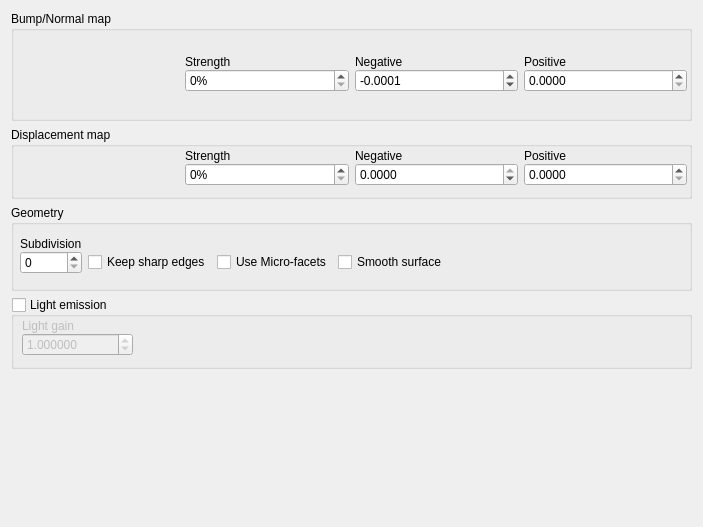
<?xml version="1.0" encoding="UTF-8"?>
<ui version="4.0">
 <class>meModifiers</class>
 <widget class="QWidget" name="meModifiers">
  <property name="geometry">
   <rect>
    <x>0</x>
    <y>0</y>
    <width>703</width>
    <height>527</height>
   </rect>
  </property>
  <property name="windowTitle">
   <string>Form</string>
  </property>
  <property name="styleSheet">
   <string notr="true"/>
  </property>
  <layout class="QVBoxLayout" name="verticalLayout">
   <item>
    <widget class="QGroupBox" name="gbBumpMap">
     <property name="sizePolicy">
      <sizepolicy hsizetype="Preferred" vsizetype="Fixed">
       <horstretch>0</horstretch>
       <verstretch>0</verstretch>
      </sizepolicy>
     </property>
     <property name="minimumSize">
      <size>
       <width>0</width>
       <height>110</height>
      </size>
     </property>
     <property name="title">
      <string>Bump/Normal map</string>
     </property>
     <property name="class" stdset="0">
      <string>MatProperty</string>
     </property>
     <layout class="QHBoxLayout" name="horizontalLayout_24">
      <property name="sizeConstraint">
       <enum>QLayout::SetDefaultConstraint</enum>
      </property>
      <property name="leftMargin">
       <number>2</number>
      </property>
      <property name="topMargin">
       <number>2</number>
      </property>
      <property name="rightMargin">
       <number>2</number>
      </property>
      <property name="bottomMargin">
       <number>4</number>
      </property>
      <item>
       <widget class="ReTextureAvatar" name="bumpMap">
        <property name="sizePolicy">
         <sizepolicy hsizetype="Preferred" vsizetype="Preferred">
          <horstretch>0</horstretch>
          <verstretch>0</verstretch>
         </sizepolicy>
        </property>
        <property name="caption">
         <string>Bump map</string>
        </property>
        <property name="ID">
         <string>Bm</string>
        </property>
        <property name="breadcrumb">
         <string>Bump map</string>
        </property>
       </widget>
      </item>
      <item>
       <widget class="QFrame" name="frBmStrength">
        <property name="sizePolicy">
         <sizepolicy hsizetype="Preferred" vsizetype="Fixed">
          <horstretch>0</horstretch>
          <verstretch>0</verstretch>
         </sizepolicy>
        </property>
        <layout class="QVBoxLayout" name="verticalLayout_23">
         <property name="spacing">
          <number>0</number>
         </property>
         <property name="margin">
          <number>0</number>
         </property>
         <item>
          <widget class="QLabel" name="label_53">
           <property name="text">
            <string>Strength</string>
           </property>
          </widget>
         </item>
         <item>
          <widget class="QSpinBox" name="bmStrength">
           <property name="keyboardTracking">
            <bool>false</bool>
           </property>
           <property name="suffix">
            <string>%</string>
           </property>
           <property name="maximum">
            <number>1000</number>
           </property>
          </widget>
         </item>
        </layout>
       </widget>
      </item>
      <item>
       <widget class="QFrame" name="frBmNegative">
        <property name="sizePolicy">
         <sizepolicy hsizetype="Preferred" vsizetype="Fixed">
          <horstretch>0</horstretch>
          <verstretch>0</verstretch>
         </sizepolicy>
        </property>
        <layout class="QVBoxLayout" name="verticalLayout_47">
         <property name="spacing">
          <number>0</number>
         </property>
         <property name="margin">
          <number>0</number>
         </property>
         <item>
          <widget class="QLabel" name="label_54">
           <property name="text">
            <string>Negative</string>
           </property>
          </widget>
         </item>
         <item>
          <widget class="QDoubleSpinBox" name="bmNegative">
           <property name="keyboardTracking">
            <bool>false</bool>
           </property>
           <property name="decimals">
            <number>4</number>
           </property>
           <property name="minimum">
            <double>-4.000000000000000</double>
           </property>
           <property name="maximum">
            <double>0.000000000000000</double>
           </property>
           <property name="singleStep">
            <double>0.001000000000000</double>
           </property>
           <property name="value">
            <double>-0.000100000000000</double>
           </property>
          </widget>
         </item>
        </layout>
       </widget>
      </item>
      <item>
       <widget class="QFrame" name="frBmPositive">
        <property name="sizePolicy">
         <sizepolicy hsizetype="Preferred" vsizetype="Fixed">
          <horstretch>0</horstretch>
          <verstretch>0</verstretch>
         </sizepolicy>
        </property>
        <layout class="QVBoxLayout" name="verticalLayout_48">
         <property name="spacing">
          <number>0</number>
         </property>
         <property name="margin">
          <number>0</number>
         </property>
         <item>
          <widget class="QLabel" name="label_55">
           <property name="text">
            <string>Positive</string>
           </property>
          </widget>
         </item>
         <item>
          <widget class="QDoubleSpinBox" name="bmPositive">
           <property name="keyboardTracking">
            <bool>false</bool>
           </property>
           <property name="decimals">
            <number>4</number>
           </property>
           <property name="minimum">
            <double>0.000000000000000</double>
           </property>
           <property name="maximum">
            <double>4.000000000000000</double>
           </property>
           <property name="singleStep">
            <double>0.001000000000000</double>
           </property>
          </widget>
         </item>
        </layout>
       </widget>
      </item>
     </layout>
    </widget>
   </item>
   <item>
    <widget class="QGroupBox" name="gbDisplacement">
     <property name="sizePolicy">
      <sizepolicy hsizetype="Preferred" vsizetype="Fixed">
       <horstretch>0</horstretch>
       <verstretch>0</verstretch>
      </sizepolicy>
     </property>
     <property name="title">
      <string>Displacement map</string>
     </property>
     <property name="class" stdset="0">
      <string>MatProperty</string>
     </property>
     <layout class="QHBoxLayout" name="horizontalLayout_25">
      <property name="sizeConstraint">
       <enum>QLayout::SetDefaultConstraint</enum>
      </property>
      <property name="leftMargin">
       <number>2</number>
      </property>
      <property name="topMargin">
       <number>2</number>
      </property>
      <property name="rightMargin">
       <number>2</number>
      </property>
      <property name="bottomMargin">
       <number>10</number>
      </property>
      <item>
       <widget class="ReTextureAvatar" name="displacementMap">
        <property name="sizePolicy">
         <sizepolicy hsizetype="Preferred" vsizetype="Fixed">
          <horstretch>0</horstretch>
          <verstretch>0</verstretch>
         </sizepolicy>
        </property>
        <property name="caption">
         <string>Displacement map</string>
        </property>
        <property name="ID">
         <string>Dm</string>
        </property>
        <property name="breadcrumb">
         <string>Displ.map</string>
        </property>
       </widget>
      </item>
      <item>
       <widget class="QFrame" name="frStrength">
        <property name="sizePolicy">
         <sizepolicy hsizetype="Preferred" vsizetype="Fixed">
          <horstretch>0</horstretch>
          <verstretch>0</verstretch>
         </sizepolicy>
        </property>
        <layout class="QVBoxLayout" name="verticalLayout_49">
         <property name="spacing">
          <number>0</number>
         </property>
         <property name="margin">
          <number>0</number>
         </property>
         <item>
          <widget class="QLabel" name="label_57">
           <property name="text">
            <string>Strength</string>
           </property>
          </widget>
         </item>
         <item>
          <widget class="QSpinBox" name="dmStrength">
           <property name="keyboardTracking">
            <bool>false</bool>
           </property>
           <property name="suffix">
            <string>%</string>
           </property>
           <property name="maximum">
            <number>400</number>
           </property>
          </widget>
         </item>
        </layout>
       </widget>
      </item>
      <item>
       <widget class="QFrame" name="frDmNegative">
        <property name="sizePolicy">
         <sizepolicy hsizetype="Preferred" vsizetype="Fixed">
          <horstretch>0</horstretch>
          <verstretch>0</verstretch>
         </sizepolicy>
        </property>
        <layout class="QVBoxLayout" name="verticalLayout_50">
         <property name="spacing">
          <number>0</number>
         </property>
         <property name="margin">
          <number>0</number>
         </property>
         <item>
          <widget class="QLabel" name="label_58">
           <property name="text">
            <string>Negative</string>
           </property>
          </widget>
         </item>
         <item>
          <widget class="QDoubleSpinBox" name="dmNegative">
           <property name="keyboardTracking">
            <bool>false</bool>
           </property>
           <property name="decimals">
            <number>4</number>
           </property>
           <property name="minimum">
            <double>-10.000000000000000</double>
           </property>
           <property name="maximum">
            <double>0.000000000000000</double>
           </property>
          </widget>
         </item>
        </layout>
       </widget>
      </item>
      <item>
       <widget class="QFrame" name="frDmPositive">
        <property name="sizePolicy">
         <sizepolicy hsizetype="Preferred" vsizetype="Fixed">
          <horstretch>0</horstretch>
          <verstretch>0</verstretch>
         </sizepolicy>
        </property>
        <layout class="QVBoxLayout" name="verticalLayout_51">
         <property name="spacing">
          <number>0</number>
         </property>
         <property name="margin">
          <number>0</number>
         </property>
         <item>
          <widget class="QLabel" name="label_59">
           <property name="text">
            <string>Positive</string>
           </property>
          </widget>
         </item>
         <item>
          <widget class="QDoubleSpinBox" name="dmPositive">
           <property name="keyboardTracking">
            <bool>false</bool>
           </property>
           <property name="decimals">
            <number>4</number>
           </property>
           <property name="maximum">
            <double>40.000000000000000</double>
           </property>
          </widget>
         </item>
        </layout>
       </widget>
      </item>
     </layout>
     <zorder>frStrength</zorder>
     <zorder>frDmNegative</zorder>
     <zorder>displacementMap</zorder>
     <zorder>frDmPositive</zorder>
    </widget>
   </item>
   <item>
    <widget class="QGroupBox" name="gbGeometry">
     <property name="sizePolicy">
      <sizepolicy hsizetype="Preferred" vsizetype="Fixed">
       <horstretch>0</horstretch>
       <verstretch>0</verstretch>
      </sizepolicy>
     </property>
     <property name="title">
      <string>Geometry</string>
     </property>
     <property name="class" stdset="0">
      <string>MatProperty</string>
     </property>
     <layout class="QGridLayout" name="gridLayout">
      <property name="sizeConstraint">
       <enum>QLayout::SetDefaultConstraint</enum>
      </property>
      <property name="leftMargin">
       <number>6</number>
      </property>
      <property name="topMargin">
       <number>12</number>
      </property>
      <property name="rightMargin">
       <number>6</number>
      </property>
      <property name="bottomMargin">
       <number>14</number>
      </property>
      <property name="verticalSpacing">
       <number>0</number>
      </property>
      <item row="0" column="0">
       <widget class="QLabel" name="label_60">
        <property name="text">
         <string>Subdivision</string>
        </property>
       </widget>
      </item>
      <item row="1" column="0">
       <widget class="QSpinBox" name="subdivisions">
        <property name="maximum">
         <number>1000</number>
        </property>
       </widget>
      </item>
      <item row="1" column="1">
       <widget class="QFrame" name="frFlags">
        <layout class="QHBoxLayout" name="horizontalLayout_3">
         <property name="spacing">
          <number>-1</number>
         </property>
         <property name="margin">
          <number>0</number>
         </property>
         <item>
          <widget class="QCheckBox" name="keepSharpEdges">
           <property name="text">
            <string>Keep sharp edges</string>
           </property>
          </widget>
         </item>
         <item>
          <widget class="QCheckBox" name="useMicroFacets">
           <property name="text">
            <string>Use Micro-facets</string>
           </property>
          </widget>
         </item>
         <item>
          <widget class="QCheckBox" name="smoothSurface">
           <property name="text">
            <string>Smooth surface</string>
           </property>
          </widget>
         </item>
        </layout>
       </widget>
      </item>
      <item row="1" column="2">
       <spacer name="horizontalSpacer_24">
        <property name="orientation">
         <enum>Qt::Horizontal</enum>
        </property>
        <property name="sizeHint" stdset="0">
         <size>
          <width>45</width>
          <height>20</height>
         </size>
        </property>
       </spacer>
      </item>
     </layout>
    </widget>
   </item>
   <item>
    <widget class="QGroupBox" name="hasLight">
     <property name="sizePolicy">
      <sizepolicy hsizetype="Preferred" vsizetype="Fixed">
       <horstretch>0</horstretch>
       <verstretch>0</verstretch>
      </sizepolicy>
     </property>
     <property name="title">
      <string>Light emission</string>
     </property>
     <property name="checkable">
      <bool>true</bool>
     </property>
     <property name="checked">
      <bool>false</bool>
     </property>
     <property name="class" stdset="0">
      <string>MatProperty</string>
     </property>
     <layout class="QHBoxLayout" name="horizontalLayout">
      <property name="leftMargin">
       <number>2</number>
      </property>
      <property name="topMargin">
       <number>2</number>
      </property>
      <property name="rightMargin">
       <number>2</number>
      </property>
      <property name="bottomMargin">
       <number>10</number>
      </property>
      <item>
       <widget class="ReTextureAvatar" name="ambientTex">
        <property name="sizePolicy">
         <sizepolicy hsizetype="Preferred" vsizetype="Preferred">
          <horstretch>0</horstretch>
          <verstretch>0</verstretch>
         </sizepolicy>
        </property>
        <property name="ID">
         <string>Kl</string>
        </property>
        <property name="breadcrumb">
         <string>Emission</string>
        </property>
       </widget>
      </item>
      <item>
       <widget class="QFrame" name="frLightGain">
        <property name="sizePolicy">
         <sizepolicy hsizetype="Preferred" vsizetype="Fixed">
          <horstretch>0</horstretch>
          <verstretch>0</verstretch>
         </sizepolicy>
        </property>
        <layout class="QVBoxLayout" name="verticalLayout_53">
         <property name="spacing">
          <number>0</number>
         </property>
         <property name="margin">
          <number>0</number>
         </property>
         <item>
          <widget class="QLabel" name="label_61">
           <property name="text">
            <string>Light gain</string>
           </property>
          </widget>
         </item>
         <item>
          <widget class="QDoubleSpinBox" name="lightGain">
           <property name="decimals">
            <number>6</number>
           </property>
           <property name="minimum">
            <double>0.000000000000000</double>
           </property>
           <property name="maximum">
            <double>10000000.000000000000000</double>
           </property>
           <property name="singleStep">
            <double>1.000000000000000</double>
           </property>
           <property name="value">
            <double>1.000000000000000</double>
           </property>
          </widget>
         </item>
        </layout>
       </widget>
      </item>
      <item>
       <spacer name="horizontalSpacer">
        <property name="orientation">
         <enum>Qt::Horizontal</enum>
        </property>
        <property name="sizeHint" stdset="0">
         <size>
          <width>40</width>
          <height>20</height>
         </size>
        </property>
       </spacer>
      </item>
     </layout>
    </widget>
   </item>
   <item>
    <spacer name="verticalSpacer">
     <property name="orientation">
      <enum>Qt::Vertical</enum>
     </property>
     <property name="sizeHint" stdset="0">
      <size>
       <width>20</width>
       <height>40</height>
      </size>
     </property>
    </spacer>
   </item>
  </layout>
 </widget>
 <customwidgets>
  <customwidget>
   <class>ReTextureAvatar</class>
   <extends>QWidget</extends>
   <header>RealityUI/ReTextureAvatar.h</header>
  </customwidget>
 </customwidgets>
 <resources/>
 <connections/>
</ui>
